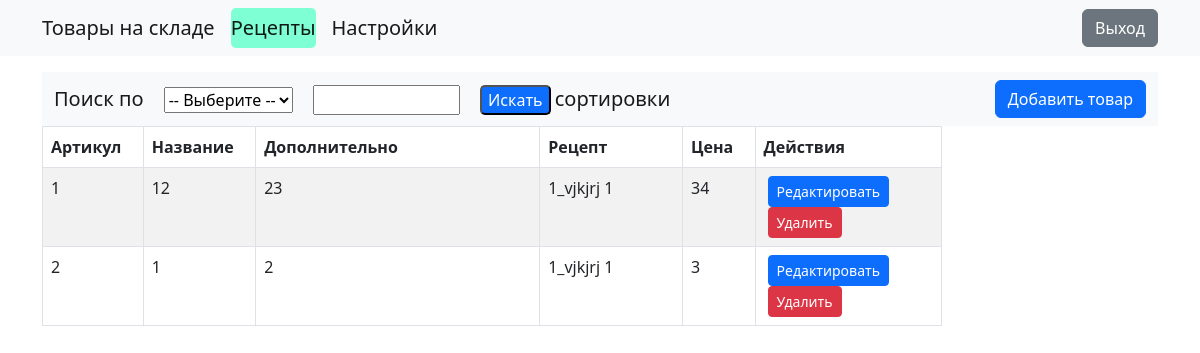
/prise/ (signed in), run on an earlier commit of the app's database.
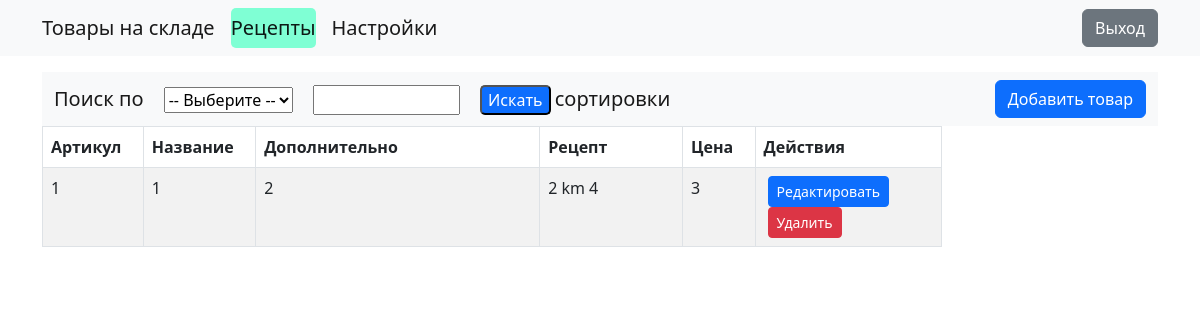
And on a later commit of the database.
### dbbase.py (models this page shows, shortened)
class Prise(Base):
    __tablename__ = 'prise'
    id = Column(Integer(), primary_key=True, autoincrement="auto")
    name = Column(String(50), unique=True, nullable=False)
    description = Column(String(50))
    price = Column(Integer(), nullable=False)
    recept = Column(String(500), nullable=False)

### prise_sys.py (the view)
@app.route('/prise/', methods=['GET'])
def ind_prise():
    if log_question():
        groceries = contr.get_prise()
        return render_template('prise/prise.html', groceries=groceries, info='', choise='prise')
    else:
        return render_template('regandlog/log.html')

### dbbase.py (called while the page is built)
    def get_prise(self):
        return self.session.query(Prise).all()

    def load_user(self, user_id):
        return self.session.query(User).get(int(user_id))

    def user_get_p(self, username):
        return self.session.query(User).filter_by(username=username).first()

### log_sys.py (called while the page is built)
@login_manager.user_loader
def load_user(user_id):
    return contr.load_user(user_id)

### main.py (called while the page is built)
def log_question():
    if current_user.is_authenticated:
        user = contr.user_get_p(current_user.username)
        if user and user.ok:
            print(3)
            return True
        print(1, user, user.ok)
        return False
    else:
        print(2)
        return False

### templates/prise/prise.html (shortened to what this page needs)
{% extends "base.html" %}
{% block content %}
<nav class="navbar navbar-expand-lg navbar-light bg-light">
    <div class="container">
        <form action="{{ url_for('prise_find') }}" method="POST">
            {% if info != '' %}
            <a class="navbar-brand">{{ info }}</a>
            {% else %}
            <a class="navbar-brand">Поиск по</a>
            <select id="k_find" name="k_find">
                <option value="">-- Выберите --</option>
            </select>
            <input type="text" id="i_find" name="i_find" required minlength="1" maxlength="100" size="10"/>
            <button style="background-color: #0D6EFD; color:white; border-radius:5px" type="submit">
                Искать
            </button>
            {% endif %}
            <a class="navbar-brand">сортировки</a>
        </form>
        <div class="collapse navbar-collapse justify-content-end">
            <ul class="navbar-nav">
                <li class="nav-item">
                    <a href="/add_prise" class="btn btn-primary">Добавить товар</a>
                </li>
            </ul>
        </div>
    </div>
</nav>
{% if info != 'Нет информации'%}
<div class="table-responsive" style="width:900px">
    <table class="table table-striped table-bordered" width="100%">
        <thead class="thead-dark">
        <tr>
            <th scope="col" width="1px">Артикул</th>
            <th scope="col">Название</th>
            <th scope="col">Дополнительно</th>
            <th scope="col">Рецепт</th>
            <th scope="col">Цена</th>
            <th scope="col">Действия</th>
        </tr>
        </thead>
        <tbody>
        {% for prise in groceries %}
        <tr>
            <td width="1%" height="1px">{{ prise.id }}</td>
            <td width="1%" height="1px">{{ prise.name }}</td>
            <td width="10%" height="1px">{{ prise.description }}</td>
            <td width="5%" height="1px">
                {{ prise.recept }}
            </td>
            <td width="1%" height="1px">{{ prise.price }}</td>
            <td width="3%" height="1px">
                <a href="{{ url_for('edit_prise', id=prise.id) }}"
                   class="btn btn-sm btn-primary mx-1">Редактировать</a>
                <form method="post" action="{{ url_for('delete_prise', id=prise.id) }}" style="display: inline">
                    <button type="submit" class="btn btn-sm btn-danger mx-1">Удалить</button>
                </form>
            </td>
        </tr>
        {% endfor %}
        </tbody>
    </table>
</div>
{%endif%}
{% endblock %}

### templates/base.html (shortened to what this page needs)
<!DOCTYPE html>
<html lang="ru">
<head>
    <link href="https://cdn.jsdelivr.net/npm/bootstrap@5.2.3/dist/css/bootstrap.min.css" rel="stylesheet">
    <link rel="stylesheet" href="https://cdnjs.cloudflare.com/ajax/libs/font-awesome/4.7.0/css/font-awesome.min.css">
    <link rel="stylesheet" href="{{ url_for('static', filename='custom.css') }}">
</head>
<body>
<nav class="navbar navbar-expand-lg navbar-light bg-light">
    <div class="container">
        {% if choise=="product"%}
        <a class="navbar-brand" href="/" style="background:#7FFFD4; border-radius:5px">Товары на складе</a>
        {% else %}
        <a class="navbar-brand" href="/">Товары на складе</a>
        {% endif %}
        {% if choise=="prise"%}
        <a class="navbar-brand" href="/prise/" style="background:#7FFFD4; border-radius:5px">Рецепты</a>
        {%else%}
        <a class="navbar-brand" href="/prise/">Рецепты</a>
        {% endif %}
        {% if choise=="settings"%}
        <a class="navbar-brand" href="/settings" style="background:#7FFFD4; border-radius:5px">Настройки</a>
        {%else%}
        <a class="navbar-brand" href="/settings">Настройки</a>
        {% endif %}
        <div class="collapse navbar-collapse justify-content-end"
             id="navbarNav">
            <ul class="navbar-nav">
                <li class="nav-item">
                    <a href="{{ url_for('logout') }}" class="btn btn-secondary">Выход</a>
                </li>
            </ul>
        </div>
    </div>
</nav>
<div class="container my-3">
    {% block content %}
    {% endblock %}
</div>
</body>
</html>

What changed in the data, as far as the page shows it:
removed Prise: id "2", name "1", description "2", recept "1_vjkjrj 1", price "3"
changed Prise id 1: name "12" → "1"; description "23" → "2"; recept "1_vjkjrj 1" → "2 km 4"; price "34" → "3"
